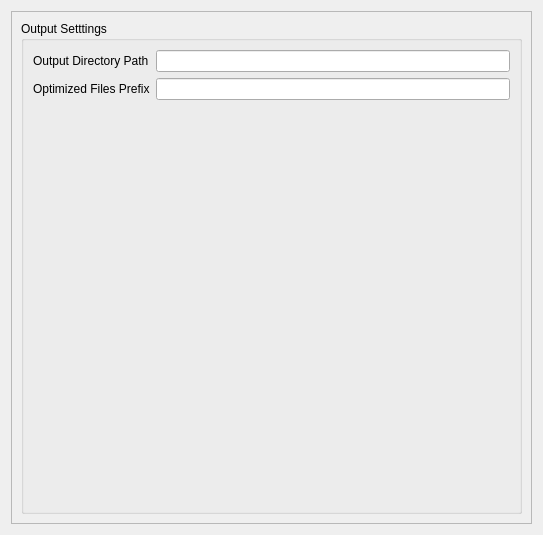
<?xml version="1.0" encoding="UTF-8"?>
<ui version="4.0">
 <class>PreferencesWidget</class>
 <widget class="QWidget" name="PreferencesWidget">
  <property name="geometry">
   <rect>
    <x>0</x>
    <y>0</y>
    <width>543</width>
    <height>535</height>
   </rect>
  </property>
  <property name="windowTitle">
   <string>Form</string>
  </property>
  <layout class="QVBoxLayout" name="verticalLayout">
   <item>
    <widget class="QScrollArea" name="scrollArea">
     <property name="widgetResizable">
      <bool>true</bool>
     </property>
     <widget class="QWidget" name="scrollAreaWidgetContents">
      <property name="geometry">
       <rect>
        <x>0</x>
        <y>0</y>
        <width>523</width>
        <height>515</height>
       </rect>
      </property>
      <layout class="QVBoxLayout" name="verticalLayout_2">
       <item>
        <widget class="QGroupBox" name="groupBox">
         <property name="title">
          <string>Output Setttings</string>
         </property>
         <layout class="QVBoxLayout" name="verticalLayout_3">
          <item>
           <layout class="QFormLayout" name="formLayout">
            <item row="0" column="0">
             <widget class="QLabel" name="label">
              <property name="text">
               <string>Output Directory Path</string>
              </property>
             </widget>
            </item>
            <item row="0" column="1">
             <widget class="QLineEdit" name="outputDirPathLineEdit"/>
            </item>
            <item row="1" column="0">
             <widget class="QLabel" name="label_2">
              <property name="text">
               <string>Optimized Files Prefix</string>
              </property>
             </widget>
            </item>
            <item row="1" column="1">
             <widget class="QLineEdit" name="optimizedFilePrefixLineEdit"/>
            </item>
           </layout>
          </item>
         </layout>
        </widget>
       </item>
      </layout>
     </widget>
    </widget>
   </item>
  </layout>
 </widget>
 <resources/>
 <connections/>
</ui>
